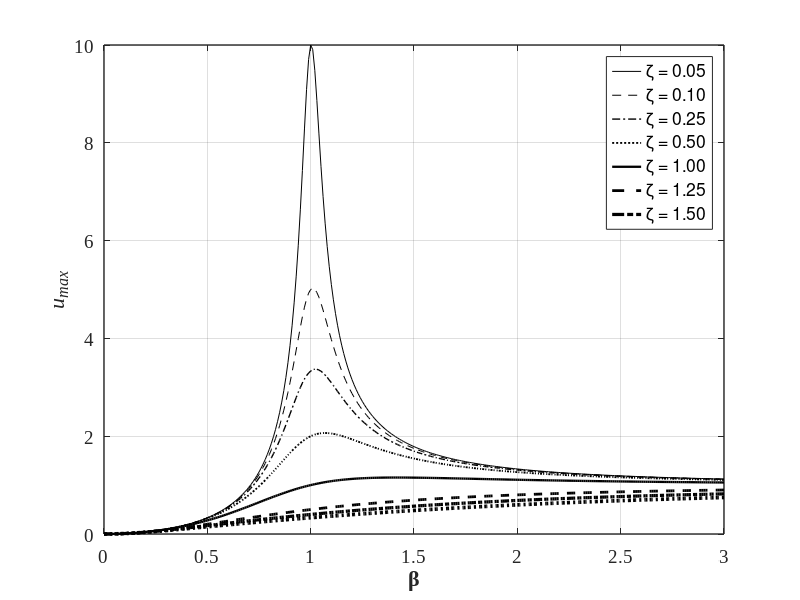

Recreate this plot in MATLAB.
%% Structural Dynamics and Vibration Control(M. Azimi et al.)
%% Example 3-14: Response of a Damped SDOF with Unbalanced mass

clear; close all; clc
%% Calculate the response and plot
    Legend   = {'\zeta = 0.05';'\zeta = 0.10';'\zeta = 0.25';'\zeta = 0.50';'\zeta = 1.00';'\zeta = 1.25';'\zeta = 1.50'};
    LineType = {'-k';          '--k';         '-.k';         ':k';          '-k';          '--k';         '-.k';':k';};

r = [0:0.01:3]; % Frequency ratios

figure(1);  set(figure(1), 'Position', [200   100   883   400])
            hold on; grid on; box on;
            
i = 0;
for zeta = [0.05,0.1,0.15,0.25,0.5,1,1.25,1.5]
    
    i = i+1;
    G = (r.^2)./sqrt((1-r.^2).^2+(2*zeta*r).^2);

    plot(r,G,LineType{i},'LineWidth',i/3);
end

    set(gca, 'LineWidth',1, 'FontWeight','normal', 'FontName','Times New Roman', 'FontSize',14)               
    xlabel('\beta', 'fontsize',16, 'fontname','Times New Roman','FontWeight','Bold')
    ylabel('\itu_{max}', 'fontsize',16, 'fontname','Times New Roman','FontWeight','Bold')
    legend(Legend)
    
%% Print
print('EX_3_14','-dpng')
